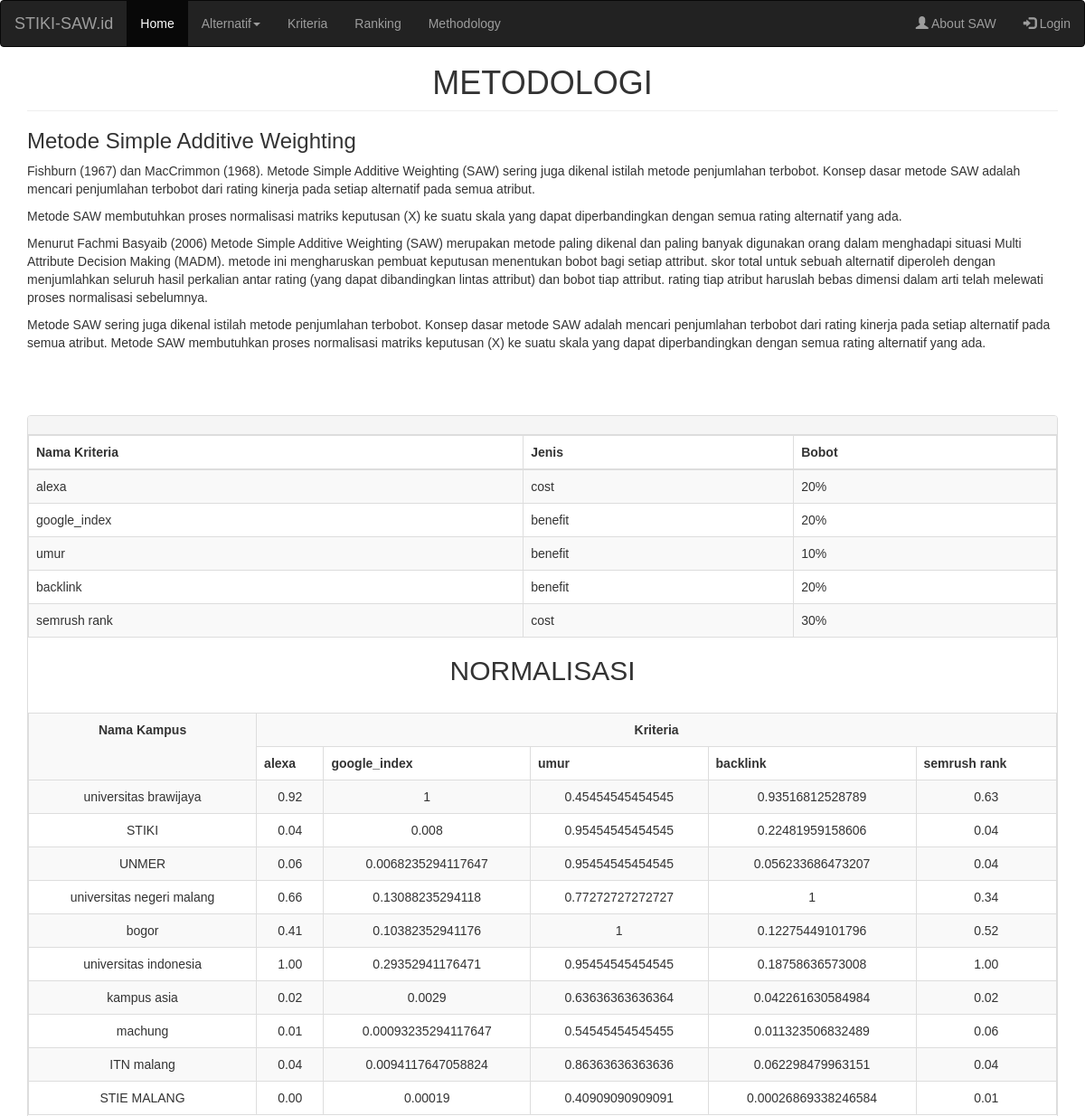
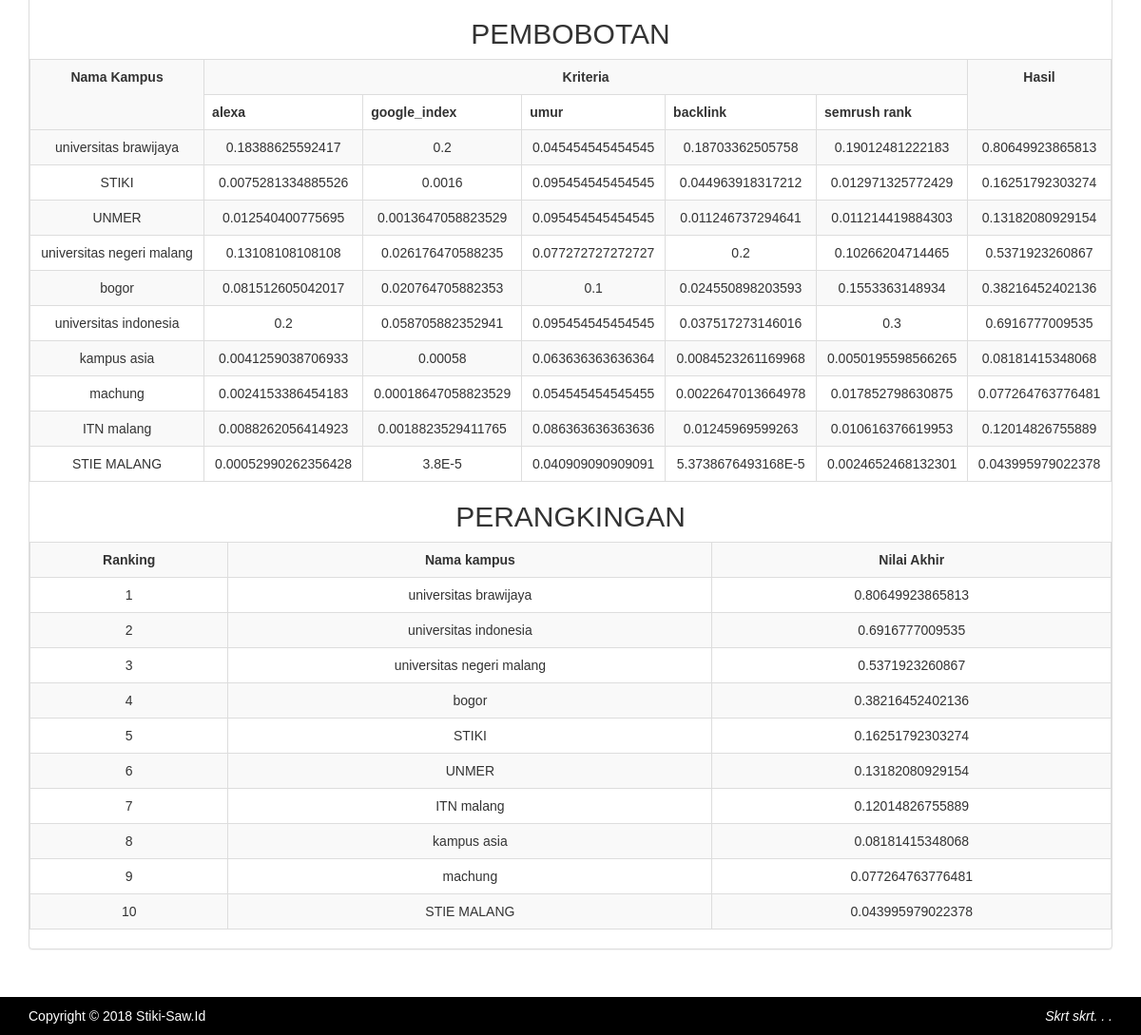
Page /index.php/welcome/metodologi on the committed database (2 pictures, top to bottom).
### tables this page shows
CREATE TABLE `kriteria` (
  `id_kriteria` int(11) NOT NULL AUTO_INCREMENT,
  `nama_kriteria` varchar(255) NOT NULL,
  `jenis` enum('cost','benefit') NOT NULL,
  `bobot` double NOT NULL,
  `reference_link` varchar(255) DEFAULT NULL,
  PRIMARY KEY (`id_kriteria`)
);

CREATE TABLE `kampus` (
  `id_kampus` int(11) NOT NULL AUTO_INCREMENT,
  `nama_kampus` varchar(255) NOT NULL,
  `link` varchar(50) DEFAULT NULL,
  PRIMARY KEY (`id_kampus`)
);

### application/controllers/Welcome.php (called while the page is built, shortened)
<?php
class Welcome extends CI_Controller {
	public $model = NULL;
	public function __construct(){
		$this->load->model('Saw_model');
		$this->model = $this->Saw_model;
		$this->load->database();
		$this->load->model('Crud_model');
		$this->load->model('Http_model');
	}
	public function metodologi(){
		$tablekriteria = $this->model->getKriteria();
		$halaman = 300;
		$page = isset($_GET['halaman']) ? (int)$_GET["halaman"]:1;
		$mulai = ($page>1) ? ($page * $halaman) - $halaman : 0;
		$jumlah_data = $this->model->jumlah_data_kampus();
		$pages = ceil($jumlah_data/$halaman);
		$panggil = $this->model->getKampusPage($mulai,$halaman);
		$no = $mulai+1;
		$get_rows_kriteria = $this->model->jumlah_data_kriteria();
		$get_rows_kampus = $this->model->jumlah_data_kampus();
		$pembobotan = $this->model->getKriteria();
		$kampus = $this->model->getKampus();
		$this->load->view('method',array('jumlah_kampus'=>$get_rows_kampus,
											'criteria'=>$tablekriteria,
											  'jumlah_kriteria'=>$get_rows_kriteria,
											  'pembobotan'=>$pembobotan,
											  'kampus'=> $panggil,
											  'model'=>$this->model,
											  'no'=>$no,
											  'pages'=>$pages,
											  'kampus'=>$panggil
											)
		);
	}
}

### index.php (called while the page is built, shortened)
<?php
require_once BASEPATH.'core/CodeIgniter.php';

### application/models/Saw_model.php (called while the page is built, shortened)
<?php
class Saw_model extends CI_Model
{
  public function getKriteria(){
     $sql = $this->db->query("SELECT id_kriteria,nama_kriteria,jenis,bobot,reference_link FROM kriteria ORDER BY id_kriteria");
	   return $sql->result_array();
  }
  public function getKampusPage($mulai,$halaman){
    $sql = $this->db->query("SELECT * FROM kampus LIMIT $mulai,$halaman");
    return $sql->result_array();
  }
  public function getKampus(){
    $sql = $this->db->query("SELECT id_kampus,nama_kampus,link FROM kampus ORDER BY id_kampus");
    return $sql->result_array();
  }
  public function getKriteriaId($id){
    $sql = $this->db->query("SELECT * FROM kriteria WHERE id_kriteria='$id' ORDER BY id_kriteria");
		return $sql->result_array();
  }
  public function getValuesById($id){
    $sql = $this->db->query("SELECT * FROM transaction WHERE id_kampus='$id' ORDER BY id_kriteria");
    return $sql->result_array();
  }
  public function MaxValueById($id){
    $sql = $this->db->query("SELECT id_kriteria, MAX(nilai) AS max FROM transaction WHERE id_kriteria='$id' GROUP BY id_kriteria");
    return $sql->result_array();
  }
  public function MinValueById($id){
    $sql = $this->db->query("SELECT id_kriteria, MIN(nilai) AS min FROM transaction WHERE id_kriteria='$id' GROUP BY id_kriteria");
    return $sql->result_array();
  }
}

### application/views/method.php (the view, shortened to what this page needs)
<!DOCTYPE html>
<html lang="en">
<?php
require_once('header.php');
?>
<body>
  <?php
require_once('body.php');
?>
<div class="container">
<div class="page-header">
<center><h1 class="entry-title">METODOLOGI</h1></center>
</div>
<div class="entry-body">
<h3>Metode Simple Additive Weighting</h3>
<p>Fishburn (1967) dan MacCrimmon (1968). Metode Simple Additive Weighting (SAW) sering juga dikenal istilah metode penjumlahan terbobot. Konsep dasar metode SAW adalah mencari penjumlahan terbobot dari rating kinerja pada setiap alternatif pada
semua atribut.</p>
<p>Metode SAW membutuhkan proses normalisasi matriks keputusan (X) ke suatu skala yang dapat diperbandingkan dengan semua rating alternatif yang ada.</p>
<p>Menurut Fachmi Basyaib (2006) Metode Simple Additive Weighting (SAW) merupakan metode paling dikenal dan paling banyak digunakan orang dalam menghadapi situasi Multi Attribute Decision Making (MADM). metode ini mengharuskan pembuat keputusan menentukan bobot bagi setiap attribut. skor total untuk sebuah alternatif diperoleh dengan menjumlahkan seluruh hasil perkalian antar rating (yang dapat dibandingkan lintas attribut) dan bobot tiap attribut. rating tiap atribut haruslah  bebas dimensi dalam arti telah melewati proses normalisasi sebelumnya.</p>
<p>Metode SAW sering juga dikenal istilah metode penjumlahan terbobot. Konsep dasar metode SAW adalah mencari penjumlahan terbobot dari rating kinerja pada setiap alternatif pada semua atribut. Metode SAW membutuhkan proses normalisasi matriks keputusan (X) ke suatu skala yang dapat diperbandingkan dengan semua rating alternatif yang ada.</p>
<br>
<br>
<br>
</div>
<div class="panel panel-default">
<div class="panel-heading">
    </div>
      <center>
<table class="table table-bordered table-striped table-hover">
 <thead align="center">
    <tr>
     <th>Nama Kriteria</th>
     <th>Jenis</th>
    <th>Bobot</th>
  </tr>
  </thead>
<tbody>
<?php
foreach ($criteria as $crit) {
?>
       <td><?php echo $crit['nama_kriteria'];?></td>
      <td><?php echo $crit['jenis'];?></td>
      <td><?php echo $crit['bobot']*100;?>%</td>
<?php
}
?>
</tbody>
</table>
    <center><h2>NORMALISASI</h2><center><br>
      <center>
<table class="table table-bordered table-striped table-hover">
<tr>
<th rowspan="2"><center>Nama Kampus</center></th>
<center><th colspan="<?php echo $jumlah_kriteria;?>"><center>Kriteria</center></th></center>
<tr>
    <?php
    foreach ($pembobotan as $data_bobot) {
  ?>
      <th><?php echo $data_bobot['nama_kriteria']; ?></th>
  <?php } ?>
  </tr>
    <?php
    foreach ($kampus as $data_kampus) {
    ?>
      <tr>
        <td><center><?php echo $data_kampus['nama_kampus']; ?></center></td>
        <?php
        $nilai = $model->getValuesById($data_kampus['id_kampus']);
        foreach ($nilai as $data_nilai) {
          $kriteria = $model->getKriteriaId($data_nilai['id_kriteria']);
          foreach ($kriteria as $data_kriteria) {
            if ($data_kriteria['jenis']=="cost") {
              $min = $model->MinValueById($data_nilai['id_kriteria']);
              foreach ($min as $data_min) {
                ?>
                <td>
                  <center>
                    <?php
                     echo number_format($hasil = $data_min['min']/$data_nilai['nilai'],2);
                     ?>
                   </center>
                </td>
              <?php } ?>
            <?php }elseif ($data_kriteria['jenis']=="benefit") {
              $max = $model->MaxValueById($data_nilai['id_kriteria']);
              foreach ($max as $data_max){
                ?>
                <td>
                  <center>
                    <?php
                    echo $hasil = $data_nilai['nilai']/$data_max['max'];
                    ?>
                  </center>
                </td>
              <?php } ?>
            <?php }
          ?>
          <?php } } ?>
      </tr>
    <?php } ?>
</table>
<h2><center>PEMBOBOTAN</center></h2>
<table class="table table-bordered table-striped table-hover">
  <tr>
    <th rowspan="2"><center>Nama Kampus</center></th>
    <th colspan="<?php echo $jumlah_kriteria; ?>"><center>Kriteria</center></th>
    <th rowspan="2"><center>Hasil</center></th>
  </tr>
  <tr>
  <?php
  foreach ($pembobotan as $data_bobot) {
  ?>
      <th><?php echo $data_bobot['nama_kriteria']; ?></th>
  <?php } ?>
  </tr>
  <?php
  $hasil_ranks=array();
  foreach($kampus as $data_kampus){
    ?>
    <tr>
      <td><center><?php echo $data_kampus['nama_kampus']; ?></center></td>
      <?php
      $hasil_normalisasi=0;
      $nilai = $model->getValuesById($data_kampus['id_kampus']);
        foreach ($nilai as $data_nilai) {
        $kriteria = $model->getKriteriaId($data_nilai['id_kriteria']);
       foreach ($kriteria as $data_kriteria) {
          if ($data_kriteria['jenis']=="cost") {
            $min = $model->MinValueById($data_nilai['id_kriteria']);
            foreach ($min as $data_min) { ?>
              <td>
                <center>
                  <?php
                      number_format($hasil = $data_min['min']/$data_nilai['nilai'],2);
                      echo  $hasil_kali = $hasil*$data_kriteria['bobot'];
                      $hasil_normalisasi=$hasil_normalisasi+$hasil_kali;
                   ?>
                 </center>
              </td>
            <?php } ?>
          <?php }elseif ($data_kriteria['jenis']=="benefit") {
            $max = $model->MaxValueById($data_nilai['id_kriteria']);
            foreach ($max as $data_max) {
            ?>
              <td>
                <center>
                  <?php
                    $hasil = $data_nilai['nilai']/$data_max['max'];
                    echo $hasil_kali = $hasil*$data_kriteria['bobot'];
                    $hasil_normalisasi=$hasil_normalisasi+$hasil_kali;
                  ?>
                </center>
              </td>
            <?php } ?>
          <?php }
        ?>
        <?php } } ?>
      <td><center>
        <?php
        $hasil_rank['nilai'] = $hasil_normalisasi;
        $hasil_rank['kampus'] = $data_kampus['nama_kampus'];
        array_push($hasil_ranks,$hasil_rank);
        echo $hasil_normalisasi; ?>
      </td>
    </tr>
  <?php } ?>
</table>
<h2>PERANGKINGAN</h2>
<table class="table table-bordered table-striped table-hover">
  <tr>
    <th><center>  Ranking</center></th>
    <th><center>Nama kampus</center></th>
    <th><center>Nilai Akhir</center></th>
  </tr>
  <?php
   $no=1;
   rsort($hasil_ranks);
   foreach ($hasil_ranks as $rank) { ?>
  <tr>
    <td><center><?php echo $no++ ?></center></td>
    <td><center><?php echo $rank['kampus']; ?></center></td>
    <td><center><?php echo $rank['nilai']; ?></center></td>
  </tr>
  <?php } ?>
</table>
</center>
</center>
</center>
</center>
</div>
</div>
<?php
require_once('footer.php');
?>
</body>
</html>

### assets/css/custom.css (style rules this page uses)
html { position: relative; min-height: 100%; }
body { font-family: Arial; margin-bottom: 70px; }
* { box-sizing: border-box; }
.page-header { margin-top: 0; padding-bottom: 0; }
.page-header h1 { margin-top: 0; }

### rows in the picture
kriteria: nama_kriteria "alexa", jenis "cost", $crit['bobot']*100 "20", nilai "0.92", nilai "0.04", nilai "0.06", nilai "0.66", nilai "0.41", nilai "1.00", nilai "0.02", nilai "0.01", nilai "0.00", bobot "0.18388625592417", bobot "0.0075281334885526", bobot "0.012540400775695", bobot "0.13108108108108", bobot "0.081512605042017", bobot "0.2", bobot "0.0041259038706933", bobot "0.0024153386454183", bobot "0.0088262056414923", bobot "0.00052990262356428"
kriteria: nama_kriteria "google_index", jenis "benefit", $crit['bobot']*100 "20", max "1", max "0.008", max "0.0068235294117647", max "0.13088235294118", max "0.10382352941176", max "0.29352941176471", max "0.0029", max "0.00093235294117647", max "0.0094117647058824", max "0.00019", bobot "0.2", bobot "0.0016", bobot "0.0013647058823529", bobot "0.026176470588235", bobot "0.020764705882353", bobot "0.058705882352941", bobot "0.00058", bobot "0.00018647058823529", bobot "0.0018823529411765", bobot "3.8E-5"
kriteria: nama_kriteria "umur", jenis "benefit", $crit['bobot']*100 "10", max "0.45454545454545", max "0.95454545454545", max "0.77272727272727", max "1", max "0.63636363636364", max "0.54545454545455", max "0.86363636363636", max "0.40909090909091", bobot "0.045454545454545", bobot "0.095454545454545", bobot "0.077272727272727", bobot "0.1", bobot "0.063636363636364", bobot "0.054545454545455", bobot "0.086363636363636", bobot "0.040909090909091"
kriteria: nama_kriteria "backlink", jenis "benefit", $crit['bobot']*100 "20", max "0.93516812528789", max "0.22481959158606", max "0.056233686473207", max "1", max "0.12275449101796", max "0.18758636573008", max "0.042261630584984", max "0.011323506832489", max "0.062298479963151", max "0.00026869338246584", bobot "0.18703362505758", bobot "0.044963918317212", bobot "0.011246737294641", bobot "0.2", bobot "0.024550898203593", bobot "0.037517273146016", bobot "0.0084523261169968", bobot "0.0022647013664978", bobot "0.01245969599263", bobot "5.3738676493168E-5"
kriteria: nama_kriteria "semrush rank", jenis "cost", $crit['bobot']*100 "30", nilai "0.63", nilai "0.04", nilai "0.34", nilai "0.52", nilai "1.00", nilai "0.02", nilai "0.06", nilai "0.01", bobot "0.19012481222183", bobot "0.012971325772429", bobot "0.011214419884303", bobot "0.10266204714465", bobot "0.1553363148934", bobot "0.3", bobot "0.0050195598566265", bobot "0.017852798630875", bobot "0.010616376619953", bobot "0.0024652468132301"
kampus: nama_kampus "universitas brawijaya", hasil_normalisasi "0.80649923865813"
kampus: nama_kampus "STIKI", hasil_normalisasi "0.16251792303274"
kampus: nama_kampus "UNMER", hasil_normalisasi "0.13182080929154"
kampus: nama_kampus "universitas negeri malang", hasil_normalisasi "0.5371923260867"
kampus: nama_kampus "bogor", hasil_normalisasi "0.38216452402136"
kampus: nama_kampus "universitas indonesia", hasil_normalisasi "0.6916777009535"
kampus: nama_kampus "kampus asia", hasil_normalisasi "0.08181415348068"
kampus: nama_kampus "machung", hasil_normalisasi "0.077264763776481"
kampus: nama_kampus "ITN malang", hasil_normalisasi "0.12014826755889"
kampus: nama_kampus "STIE MALANG", hasil_normalisasi "0.043995979022378"

### other values in the picture
$status "Login"
$rank['kampus'] "universitas brawijaya"
$rank['nilai'] "0.80649923865813"
$rank['kampus'] "universitas indonesia"
$rank['nilai'] "0.6916777009535"
$rank['kampus'] "universitas negeri malang"
$rank['nilai'] "0.5371923260867"
$rank['kampus'] "bogor"
$rank['nilai'] "0.38216452402136"
$rank['kampus'] "STIKI"
$rank['nilai'] "0.16251792303274"
$rank['kampus'] "UNMER"
$rank['nilai'] "0.13182080929154"
$rank['kampus'] "ITN malang"
$rank['nilai'] "0.12014826755889"
